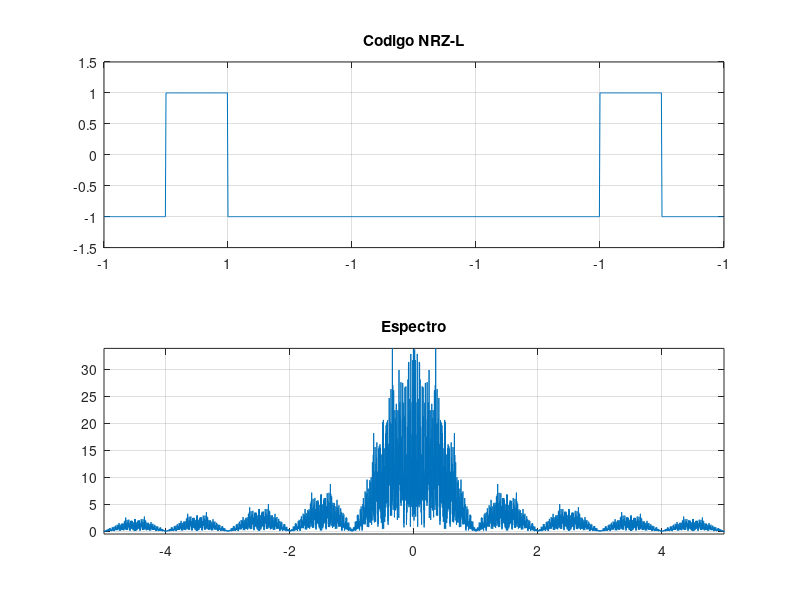
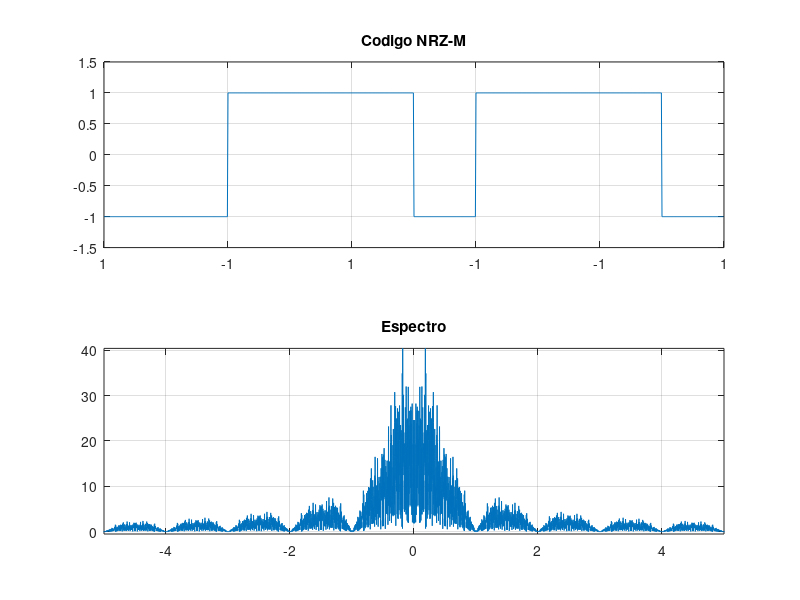
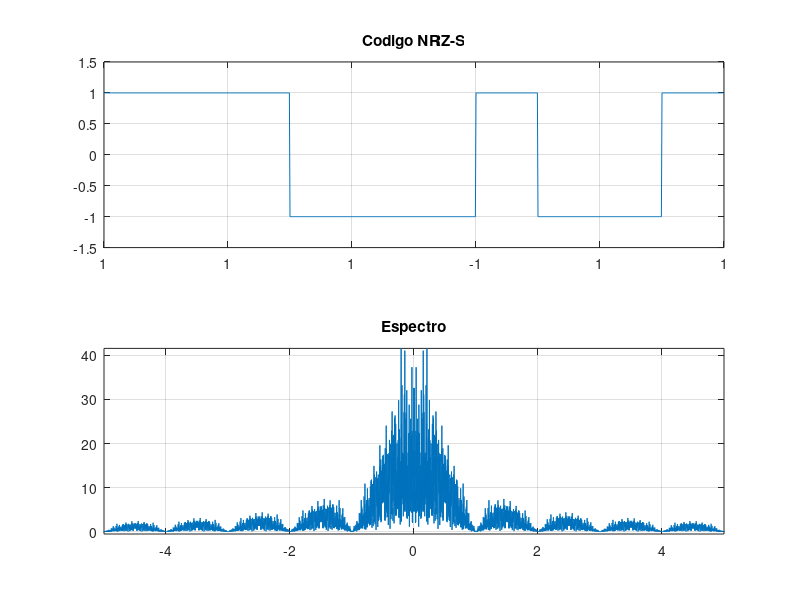
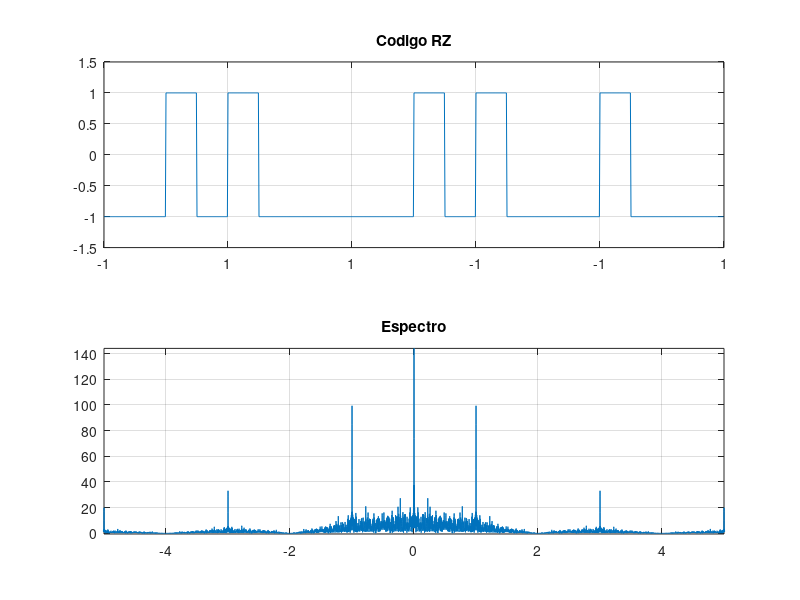

The MATLAB script that drew these images, in order:
clc;
clear all;
close all;

ts=1/100;
Tb=1;
%N=20;
N=10;
t=0:ts:N*Tb-ts;

%% NRZ-L
s1=ones(1,100);
bits=randint(1,N)*2-1;
nrzl=[];
for n=1:N
    nrzl=[nrzl s1*bits(n)];
end
figure(1);
subplot(2, 1, 1);
plot(t, nrzl);
title('Codigo NRZ-L');
axis([0, N -1.5 1.5]);
set(gca,'xticklabel',bits.')
grid on;

% Espectro NRZL
N=300;
nrzl=[];
bits=randint(1,N)*2-1; %Quitamos corriente directa modificando los niveles
for n=1:N
    nrzl=[nrzl s1*bits(n)];
end
NRZL=fftshift(fft(nrzl,100000))*ts;
f=linspace(-1/(2*ts),1/(2*ts),length(NRZL));
subplot(2, 1, 2);
plot(f, abs(NRZL));
title('Espectro');
axis([-5 5 -0.5 max(abs(NRZL))]);
grid on;

%% NRZ-M
N=10;
s1=ones(1,100);
bits=randint(1,N)*2-1;
nrzm=[];
marca=bits(1);
for n=1:N
    if(bits(n)==1)
        marca=-1*marca;
    end
    nrzm=[nrzm s1*marca];
end
figure(2);
subplot(2, 1, 1);
plot(t, nrzm);
title('Codigo NRZ-M');
axis([0, N -1.5 1.5]);
set(gca,'xticklabel',bits.')
grid on;

% Espectro NRZ-M
N=300;
nrzm=[];
bits=randint(1,N)*2-1; %Quitamos corriente directa modificando los niveles
marca=bits(1);
for n=1:N
    if(bits(n)==1)
        marca=-1*marca;
    end
    nrzm=[nrzm s1*marca];
end
NRZM=fftshift(fft(nrzm,100000))*ts;
f=linspace(-1/(2*ts),1/(2*ts),length(NRZM));
subplot(2, 1, 2);
plot(f, abs(NRZM));
title('Espectro');
axis([-5 5 -0.5 max(abs(NRZM))]);
grid on;

%% NRZ-S
N=10;
s1=ones(1,100);
bits=randint(1,N)*2-1;
nrzs=[];
marca=bits(1);
for n=1:N
    if(bits(n)==-1)
        marca=-1*marca;
    end
    nrzs=[nrzs s1*marca];
end
figure(3);
subplot(2, 1, 1);
plot(t, nrzs);
title('Codigo NRZ-S');
axis([0, N -1.5 1.5]);
set(gca,'xticklabel',bits.')
grid on;

% Espectro NRZ-S
N=300;
nrzs=[];
bits=randint(1,N)*2-1; %Quitamos corriente directa modificando los niveles
marca=bits(1);
for n=1:N
    if(bits(n)==1)
        marca=-1*marca;
    end
    nrzs=[nrzs s1*marca];
end
NRZS=fftshift(fft(nrzs,100000))*ts;
f=linspace(-1/(2*ts),1/(2*ts),length(NRZS));
subplot(2, 1, 2);
plot(f, abs(NRZS));
title('Espectro');
axis([-5 5 -0.5 max(abs(NRZS))]);
grid on;

%% RZ
N=10;
s1=ones(1,100);
bits=randint(1,N)*2-1;
rz=[];
for n=1:N
    if(bits(n)==1)
        rz=[rz s1(1:50)*bits(n)];
        rz=[rz s1(51:100)*-bits(n)];
    else
        rz=[rz s1(1:50)*bits(n)];
        rz=[rz s1(51:100)*bits(n)];
    end
end
figure(4);
subplot(2, 1, 1);
plot(t, rz);
title('Codigo RZ');
axis([0, N -1.5 1.5]);
set(gca,'xticklabel',bits.')
grid on;

% Espectro RZ
N=300;
rz=[];
bits=randint(1,N)*2-1; %Quitamos corriente directa modificando los niveles
for n=1:N
    if(bits(n)==1)
        rz=[rz s1(1:50)*bits(n)];
        rz=[rz s1(51:100)*-bits(n)];
    else
        rz=[rz s1*bits(n)];
    end
end
RZ=fftshift(fft(rz,100000))*ts;
f=linspace(-1/(2*ts),1/(2*ts),length(RZ));
subplot(2, 1, 2);
plot(f, abs(RZ));
title('Espectro');
axis([-5 5 -0.5 max(abs(RZ))]);
grid on;

%% Bipolar
N=10;
s1=ones(1,100);
bits=randint(1,N)*2-1;
%bits=[1 -1 -1 1 -1 -1 1 1 1 -1 -1 -1 1]
bp=[];
if(bits(1))
    pico='a';
else
    pico='b';
end

for n=1:N
    if(bits(n)==1)
        if(pico=='a')
            bp=[bp s1(1:50)*bits(n)];
            bp=[bp s1(51:100)*0];
            pico='b';
        else
            bp=[bp s1(1:50)*-bits(n)];
            bp=[bp s1(51:100)*0];
            pico='a';
        end
    else
        bp=[bp s1*0];
    end
end
figure(5);
subplot(2, 1, 1);
plot(t, bp);
title('Codigo Bipolar');
axis([0, N -1.5 1.5]);
set(gca,'xticklabel',bits.')
grid on;

% Espectro Bipolar
N=300;
bits=randint(1,N)*2-1; %Quitamos corriente directa modificando los niveles
bp=[];

if(bits(1))
    pico='a';
else
    pico='b';
end

for n=1:N
    if(bits(n)==1)
        if(pico=='a')
            bp=[bp s1(1:50)*bits(n)];
            bp=[bp s1(51:100)*0];
            pico='b';
        else
            bp=[bp s1(1:50)*-bits(n)];
            bp=[bp s1(51:100)*0];
            pico='a';
        end
    else
        bp=[bp s1*0];
    end
end
BP=fftshift(fft(bp,100000))*ts;
f=linspace(-1/(2*ts),1/(2*ts),length(BP));
subplot(2, 1, 2);
plot(f, abs(BP));
title('Espectro');
axis([-5 5 -0.5 max(abs(BP))]);
grid on;

%% Manchester
N=10;
s1=[ones(1,50) -1*ones(1,50)];
bits=randint(1,N)*2-1;
manchester=[];
for n=1:N
    manchester=[manchester s1*bits(n)];
end

figure(6);
subplot(2, 1, 1);
plot(t, manchester);
title('Codigo Manchester');
axis([0, N -1.5 1.5]);
set(gca,'xticklabel',bits.')
grid on;

% Espectro Manchester
N=300;
nrzl=[];
bits=randint(1,N)*2-1; %Quitamos corriente directa modificando los niveles
for n=1:N
    manchester=[manchester s1*bits(n)];
end
MANCHESTER=fftshift(fft(manchester,100000))*ts;
f=linspace(-1/(2*ts),1/(2*ts),length(MANCHESTER));
subplot(2, 1, 2);
plot(f, abs(MANCHESTER));
title('Espectro');
axis([-5 5 -0.5 max(abs(MANCHESTER))]);
grid on;

%% Bifase Marca
N=10;
s1=[ones(1,50) -1*ones(1,50)];
s2=ones(1,100);
bits=randint(1,N)*2-1;
bfm=[];
marca=bits(1);
for n=1:N
    marca=-1*marca;
    if(bits(n)==1)
        bfm=[bfm s1*bits(n)*marca];
        marca=-1*marca;
    else
        bfm=[bfm s2*marca];
    end
end
figure(7);
subplot(2, 1, 1);
plot(t, bfm);
title('Codigo Bifase Marca');
axis([0, N -1.5 1.5]);
set(gca,'xticklabel',bits.')
grid on;

%Espectro Bifase Marca
N=300;
bits=randint(1,N)*2-1;
bfm=[];
marca=bits(1);
for n=1:N
    marca=-1*marca;
    if(bits(n)==1)
        bfm=[bfm s1*bits(n)*marca];
        marca=-1*marca;
    else
        bfm=[bfm s2*marca];
    end
end
BFM=fftshift(fft(bfm,100000))*ts;
f=linspace(-1/(2*ts),1/(2*ts),length(BFM));
subplot(2, 1, 2);
plot(f, abs(BFM));
title('Espectro');
axis([-5 5 -0.5 max(abs(BFM))]);
grid on;

%% Bifase Espacio
N=10;
s1=[-1*ones(1,50) ones(1,50)];
s2=ones(1,100);
%bits=[1 -1 -1 1 -1 -1 1 1 1 -1 -1 -1 1];
bits=randint(1,N)*2-1;
bfs=[];
marca=bits(1);
for n=1:N
    marca=-1*marca;
    if(bits(n)==-1)
        bfs=[bfs s1*bits(n)*marca];
        marca=-1*marca;
    else
        bfs=[bfs s2*marca];
    end
end
figure(8);
subplot(2, 1, 1);
plot(t, bfs);
title('Codigo Bifase Espacio');
axis([0, N -1.5 1.5]);
set(gca,'xticklabel',bits.')
grid on;

%Espectro Bifase Espacio
N=300;
bits=randint(1,N)*2-1;
bfs=[];
marca=bits(1);
for n=1:N
    marca=-1*marca;
    if(bits(n)==-1)
        bfs=[bfs s1*bits(n)*marca];
        marca=-1*marca;
    else
        bfs=[bfs s2*marca];
    end
end
BFS=fftshift(fft(bfs,100000))*ts;
f=linspace(-1/(2*ts),1/(2*ts),length(BFS));
subplot(2, 1, 2);
plot(f, abs(BFS));
title('Espectro');
axis([-5 5 -0.5 max(abs(BFS))]);
grid on;

%% Manchester Diferencial *
N=10;
s1=[zeros(1,50) ones(1,50)];
s0=[ones(1,50) zeros(1,50)];
%bits=[1 -1 -1 1 -1 -1 1 1 1 -1 -1 -1 1];
bits=randint(1,N)*2-1;
marca=bits(1);
md=[];
for n=1:N
    marca=-1*marca;
    if(marca==-1)
        if(bits(n)==1)
            md=[md s0];
        else
            md=[md s1];
        end
    else
        if(bits(n)==1)
            md=[md s1];
        else
            md=[md s0];
        end
        marca=-1*marca;
    end
end
figure(9);
subplot(2, 1, 1);
plot(t, md);
title('Codigo Manchester Diferencial');
axis([0, N -1.5 1.5]);
set(gca,'xticklabel',bits.')
grid on;

%Manchester Diferencial
N=300;
bits=randint(1,N)*2-1;
marca=bits(1);
md=[];
for n=1:N
    marca=-1*marca;
    if(marca==-1)
        if(bits(n)==1)
            md=[md s0];
        else
            md=[md s1];
        end
    else
        if(bits(n)==1)
            md=[md s1];
        else
            md=[md s0];
        end
        marca=-1*marca;
    end
end
MD=fftshift(fft(md,100000))*ts;
f=linspace(-1/(2*ts),1/(2*ts),length(MD));
subplot(2, 1, 2);
plot(f, abs(MD));
title('Espectro');
axis([-5 5 -0.5 max(abs(MD))]);
grid on;

%% Miller *verificar
N=10;
s1=[ones(1,50) -1*ones(1,50)];
s0=ones(1,100);
bits=randint(1,N)*2-1;
mi=[];

if(bits(1)==1)
    mi=[mi s1*bits(1)];
else
    mi=[mi s0];
end
for n=2:N
    if(bits(n)==1)
        if(bits(n-1)==1)
            if(mi((n-1)*100-1)==-1)
                 mi=[mi -1*s1];
            else
                mi=[mi s1];
            end
        else
            if(mi((n-1)*100-1)==-1)
                 mi=[mi 1*s1];
            else
                mi=[mi -1*s1];
            end
        end
        
    else
        mi=[mi s0*bits(n)];
    end
end
figure(10);
subplot(2, 1, 1);
plot(t, mi);
title('Codigo Miller');
axis([0, N -1.5 1.5]);
set(gca,'xticklabel',bits.')
grid on;

%Miller Diferencial
N=300;
bits=randint(1,N)*2-1;
if(bits(1)==1)
    mi=[mi s1*bits(1)];
else
    mi=[mi s0];
end
for n=2:N
    if(bits(n)==1)
        if(bits(n-1)==1)
            if(mi((n-1)*100-1)==-1)
                 mi=[mi -1*s1];
            else
                mi=[mi s1];
            end
        else
            if(mi((n-1)*100-1)==-1)
                 mi=[mi 1*s1];
            else
                mi=[mi -1*s1];
            end
        end
        
    else
        mi=[mi s0*bits(n)];
    end
end
MI=fftshift(fft(mi,100000))*ts;
f=linspace(-1/(2*ts),1/(2*ts),length(MI));
subplot(2, 1, 2);
plot(f, abs(MI));
title('Espectro');
axis([-5 5 -0.5 max(abs(MI))]);
grid on;

%% Machester
%s0=[zeros(1,50) ones(1,50)]
%s1=[ones(1,50) zeros(1,50)]
